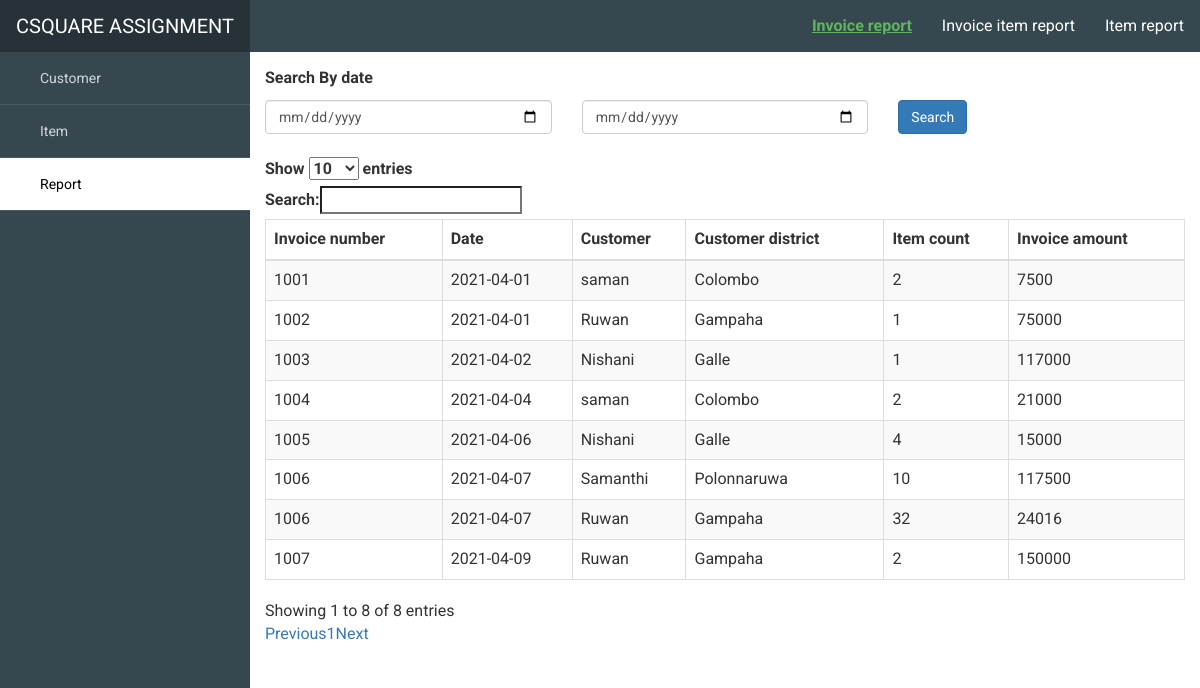
Screenshot of /index.php/report with the database file from the repository.
### tables this page shows
CREATE TABLE IF NOT EXISTS `invoice` (
  `id` int(11) NOT NULL AUTO_INCREMENT,
  `date` date NOT NULL,
  `time` time NOT NULL,
  `invoice_no` varchar(50) NOT NULL,
  `customer` varchar(10) NOT NULL,
  `item_count` varchar(50) NOT NULL,
  `amount` varchar(50) NOT NULL,
  PRIMARY KEY (`id`)
);

CREATE TABLE IF NOT EXISTS `customer` (
  `id` int(11) NOT NULL AUTO_INCREMENT,
  `title` varchar(20) NOT NULL,
  `first_name` varchar(50) NOT NULL,
  `middle_name` varchar(50) NOT NULL,
  `last_name` varchar(50) NOT NULL,
  `contact_no` varchar(10) NOT NULL,
  `district` varchar(50) NOT NULL,
  PRIMARY KEY (`id`)
);

CREATE TABLE IF NOT EXISTS `district` (
  `district` varchar(50) DEFAULT NULL,
  `active` varchar(10) DEFAULT NULL,
  `id` int(10) NOT NULL AUTO_INCREMENT,
  PRIMARY KEY (`id`)
);

### application/controllers/Report.php (called while the page is built, shortened)
<?php
class Report extends CI_Controller {
	public $data;
	public function __construct()
	{
		$this->data['title'] = 'Report';
		$this->data['active'] = 'report';
		$this->load->model('Report_model');
	}
	public function index()
	{
		if (!empty($_POST)){
			$this->form_validation->set_rules('startDate','Start Date','required');
			$this->form_validation->set_rules('endDate','End Date','required');
			if ($this->form_validation->run() == true){
				$this->data['invoice_report']  = $this->Report_model->get_invoice_report($_POST['startDate'],$_POST['endDate']);
			}
		}else{
			$this->data['invoice_report']  = $this->Report_model->get_invoice_report();
		}
		$this->data['type']  = 'inv_report';
		$this->load->view('header',$this->data);
		$this->load->view('report/index');
		$this->load->view('report/invoice_report');
		$this->load->view('footer');
	}
}

### index.php (called while the page is built, shortened)
<?php
require_once BASEPATH.'core/CodeIgniter.php';

### application/models/Report_model.php (called while the page is built, shortened)
<?php
class Report_model extends CI_Model {
	public function get_invoice_report($startDate=null, $endDate=null)
	{
		$this->db->join('customer', 'customer.id = invoice.customer', 'left');
		$this->db->join('district', 'district.id = customer.district', 'left');
		$query = $this->db->get('invoice');
		return $query->result();
	}
}

### application/views/report/invoice_report.php (the view)
<div class="container-fluid">
	<div class="row">
		<div class="panel-body">
			<form class="form-horizontal" action="<?=base_url()?>invoice_report" METHOD="post">
				<div class="row">
					<div class="col col-md-12" style="margin-bottom: 10px">
						<b>Search By date</b>
					</div>
					<div class="col col-md-4">
						<input type="date" class="form form-control" id="startDate" name="startDate" required>
					</div>
					<div class="col col-md-4">
						<input type="date" class="form form-control" id="endDate" name="endDate" required>
					</div>
					<div class="col col-md-4">
						<input type="submit" class="btn btn-primary" value="Search">
					</div>
				</div>
			</form>
			<br>
			<table id="customer_view" class="table table-striped table-bordered" style="width:100%">
				<thead>
				<tr>
					<th>Invoice number</th>
					<th>Date</th>
					<th>Customer</th>
					<th>Customer district</th>
					<th>Item count</th>
					<th>Invoice amount</th>
				</tr>
				</thead>
				<tbody>
				<?php foreach ($invoice_report as $inv){ ?>
					<tr>
						<td><?=$inv->invoice_no?></td>
						<td><?=$inv->date?></td>
						<td><?=$inv->first_name?></td>
						<td><?=$inv->district?></td>
						<td><?=$inv->item_count?></td>
						<td><?=$inv->amount?></td>
					</tr>
				<?php } ?>
				</tbody>
				</table>
		</div>
	</div>
</div>

### assets/custom.css (style rules this page uses)
body { overflow-x: hidden; font-family: 'Roboto', sans-serif; font-size: 16px; }

### rows the page displays
invoice: invoice_no "1001", date "2021-04-01", customer.first_name "saman", district.district "Colombo", item_count "2", amount "7500"
invoice: invoice_no "1002", date "2021-04-01", customer.first_name "Ruwan", district.district "Gampaha", item_count "1", amount "75000"
invoice: invoice_no "1003", date "2021-04-02", customer.first_name "Nishani", district.district "Galle", item_count "1", amount "117000"
invoice: invoice_no "1004", date "2021-04-04", customer.first_name "saman", district.district "Colombo", item_count "2", amount "21000"
invoice: invoice_no "1005", date "2021-04-06", customer.first_name "Nishani", district.district "Galle", item_count "4", amount "15000"
invoice: invoice_no "1006", date "2021-04-07", customer.first_name "Samanthi", district.district "Polonnaruwa", item_count "10", amount "117500"
invoice: invoice_no "1006", date "2021-04-07", customer.first_name "Ruwan", district.district "Gampaha", item_count "32", amount "24016"
invoice: invoice_no "1007", date "2021-04-09", customer.first_name "Ruwan", district.district "Gampaha", item_count "2", amount "150000"
